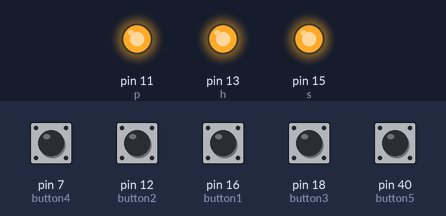
Bench run of a program on a simulated Raspberry Pi (header pin numbers). On the bench: output pins drawn as LEDs (lit = HIGH). The inputs (shaded band) are chosen by the test bench; at power-on: pin 7 (button4), pin 12 (button2), pin 16 (button1), pin 18 (button3), pin 40 (button5) LOW. Threads take turns every 2 ms.

Above: at 1.2 s.
1.3 s: pin 16 (button1) pulled HIGH for 0.15 s
At 1.45 s:
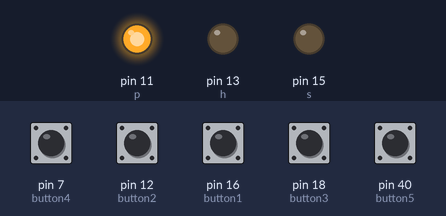
At 2.05 s:
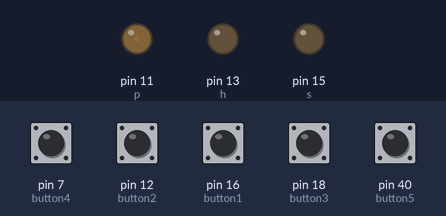
Timing chart, 0 to 10.3 s (numbered marks = the images above; inputs shaded):
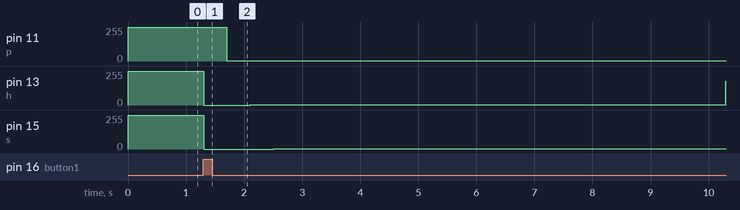

The program:

RGB_Ledthing.py
```python
import RPi.GPIO as GPIO
import time
import sys
import os
from threading import Thread
from subprocess import call

GPIO.setmode(GPIO.BOARD)

button1 = 16
button2 = 12
button3 = 18
button4 = 7
button5 = 40

GPIO.setup(11,GPIO.OUT)
GPIO.output(11, 1)
GPIO.setup(13,GPIO.OUT)
GPIO.output(13, 1)
GPIO.setup(15,GPIO.OUT)
GPIO.output(15, 1)

GPIO.setup(button1, GPIO.IN, pull_up_down = GPIO.PUD_DOWN)
GPIO.setup(button2, GPIO.IN, pull_up_down = GPIO.PUD_DOWN)
GPIO.setup(button3, GPIO.IN, pull_up_down = GPIO.PUD_DOWN)
GPIO.setup(button4, GPIO.IN, pull_up_down = GPIO.PUD_DOWN)
GPIO.setup(button5, GPIO.IN, pull_up_down = GPIO.PUD_DOWN)

p = GPIO.PWM(11, 50) #red
h = GPIO.PWM(13, 50) #blue
s = GPIO.PWM(15, 50) #green


def restart_program():
    while(True):
        if GPIO.input(button5):
            python = sys.executable
            os.execl(python, python, * sys.argv)

def shutdown():
    if GPIO.input(button5) and GPIO.input(button1):
        call("sudo nohup shutdown -h now", shell = True)


def fade():
    p.start(0)
    h.start(0)
    s.start(0)
    try:
        while True:
            for i in range(100):
                p.ChangeDutyCycle(i)
                time.sleep(.001)
            for i in range(100):
                p.ChangeDutyCycle(100-i)
                time.sleep(.001)
            for i in range(100):
                h.ChangeDutyCycle(i)
                time.sleep(.001)
            for i in range(100):
                h.ChangeDutyCycle(100-i)
                time.sleep(.001)
            for i in range(100):
                s.ChangeDutyCycle(i)
                time.sleep(.001)
            for i in range(100):
                s.ChangeDutyCycle(100-i)
                time.sleep(.001)

    except KeyboardInterrupt:
        restart_program()


def red():
    try:
        while True:
            p.start(0)

    except GPIO.input():
        p.stop()
        GPIO.cleanup()

def blue():
    try:
        while True:
            h.start(0)

    except GPIO.input():
        h.stop()
        GPIO.cleanup()

def green():
    try:
        while True:
            s.start(0)

    except GPIO.input():
        s.stop()
        GPIO.cleanup()

def main():
    try:

        while(True):


            if GPIO.input(button1) == 1:
                fade()
            elif GPIO.input(button2) == 1:
                red()
            elif GPIO.input(button3) == 1:
                green()
            elif GPIO.input(button4) == 1:
                blue()
    except GPIO.input(button1) or GPIO.input(button2) or GPIO.input(button3) or GPIO.input(button4):
        main()

if __name__ == '__main__':
    Thread(target = main).start()
    Thread(target = restart_program).start()
    Thread(target = shutdown).start()
```

Measured:
- after the input at 1.3 s, pin 11 (p): 255/255 → 3/255 after 0.40 s; pin 13 (h): 255/255 → 0/255 at once, → 3/255 0.80 s later, → 179/255 8.2 s later; pin 15 (s): 255/255 → 0/255 at once, → 3/255 1.2 s later
